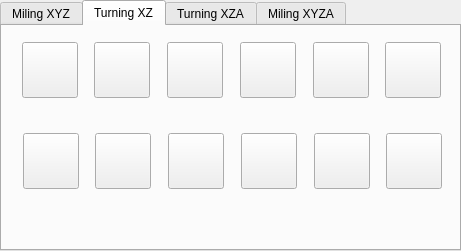
   <widget class="QTabWidget" name="tabWidget_7">
    <property name="geometry">
     <rect>
      <x>280</x>
      <y>10</y>
      <width>461</width>
      <height>251</height>
     </rect>
    </property>
    <property name="currentIndex">
     <number>1</number>
    </property>
    <property name="iconSize">
     <size>
      <width>32</width>
      <height>32</height>
     </size>
    </property>
    <widget class="QWidget" name="tab_23">
     <attribute name="title">
      <string>Miling XYZ</string>
     </attribute>
    </widget>
    <widget class="QWidget" name="tab_24">
     <attribute name="title">
      <string>Turning XZ</string>
     </attribute>
     <widget class="QWidget" name="horizontalLayoutWidget_24">
      <property name="geometry">
       <rect>
        <x>9</x>
        <y>9</y>
        <width>441</width>
        <height>71</height>
       </rect>
      </property>
      <layout class="QHBoxLayout" name="horizontalLayout_25">
       <item>
        <spacer name="horizontalSpacer_77">
         <property name="orientation">
          <enum>Qt::Horizontal</enum>
         </property>
         <property name="sizeHint" stdset="0">
          <size>
           <width>40</width>
           <height>20</height>
          </size>
         </property>
        </spacer>
       </item>
       <item>
        <widget class="QToolButton" name="toolButton_37">
         <property name="minimumSize">
          <size>
           <width>56</width>
           <height>56</height>
          </size>
         </property>
         <property name="acceptDrops">
          <bool>false</bool>
         </property>
         <property name="toolTip">
          <string>&lt;html&gt;&lt;head/&gt;&lt;body&gt;&lt;p&gt;WorkBeanch&lt;/p&gt;&lt;/body&gt;&lt;/html&gt;</string>
         </property>
         <property name="toolTipDuration">
          <number>0</number>
         </property>
         <property name="text">
          <string/>
         </property>
         <property name="icon">
          <iconset>
           <normaloff>Icon/icons/FEM_ConstraintInitialTemperature.svg</normaloff>Icon/icons/FEM_ConstraintInitialTemperature.svg</iconset>
         </property>
         <property name="iconSize">
          <size>
           <width>48</width>
           <height>48</height>
          </size>
         </property>
         <property name="checkable">
          <bool>false</bool>
         </property>
         <property name="popupMode">
          <enum>QToolButton::DelayedPopup</enum>
         </property>
         <property name="toolButtonStyle">
          <enum>Qt::ToolButtonIconOnly</enum>
         </property>
         <property name="arrowType">
          <enum>Qt::NoArrow</enum>
         </property>
        </widget>
       </item>
       <item>
        <spacer name="horizontalSpacer_79">
         <property name="orientation">
          <enum>Qt::Horizontal</enum>
         </property>
         <property name="sizeHint" stdset="0">
          <size>
           <width>40</width>
           <height>20</height>
          </size>
         </property>
        </spacer>
       </item>
       <item>
        <widget class="QToolButton" name="toolButton_42">
         <property name="minimumSize">
          <size>
           <width>56</width>
           <height>56</height>
          </size>
         </property>
         <property name="acceptDrops">
          <bool>false</bool>
         </property>
         <property name="toolTipDuration">
          <number>0</number>
         </property>
         <property name="text">
          <string/>
         </property>
         <property name="icon">
          <iconset>
           <normaloff>Icon/svg/rysunek.svg</normaloff>Icon/svg/rysunek.svg</iconset>
         </property>
         <property name="iconSize">
          <size>
           <width>48</width>
           <height>48</height>
          </size>
         </property>
         <property name="checkable">
          <bool>false</bool>
         </property>
         <property name="popupMode">
          <enum>QToolButton::DelayedPopup</enum>
         </property>
         <property name="toolButtonStyle">
          <enum>Qt::ToolButtonIconOnly</enum>
         </property>
         <property name="arrowType">
          <enum>Qt::NoArrow</enum>
         </property>
        </widget>
       </item>
       <item>
        <spacer name="horizontalSpacer_80">
         <property name="orientation">
          <enum>Qt::Horizontal</enum>
         </property>
         <property name="sizeHint" stdset="0">
          <size>
           <width>40</width>
           <height>20</height>
          </size>
         </property>
        </spacer>
       </item>
       <item>
        <widget class="QToolButton" name="toolButton_38">
         <property name="minimumSize">
          <size>
           <width>56</width>
           <height>56</height>
          </size>
         </property>
         <property name="acceptDrops">
          <bool>false</bool>
         </property>
         <property name="toolTipDuration">
          <number>0</number>
         </property>
         <property name="text">
          <string/>
         </property>
         <property name="icon">
          <iconset>
           <normaloff>Icon/svg/rysunek_3.svg</normaloff>Icon/svg/rysunek_3.svg</iconset>
         </property>
         <property name="iconSize">
          <size>
           <width>48</width>
           <height>48</height>
          </size>
         </property>
         <property name="checkable">
          <bool>false</bool>
         </property>
         <property name="popupMode">
          <enum>QToolButton::DelayedPopup</enum>
         </property>
         <property name="toolButtonStyle">
          <enum>Qt::ToolButtonIconOnly</enum>
         </property>
         <property name="arrowType">
          <enum>Qt::NoArrow</enum>
         </property>
        </widget>
       </item>
       <item>
        <spacer name="horizontalSpacer_78">
         <property name="orientation">
          <enum>Qt::Horizontal</enum>
         </property>
         <property name="sizeHint" stdset="0">
          <size>
           <width>40</width>
           <height>20</height>
          </size>
         </property>
        </spacer>
       </item>
       <item>
        <widget class="QToolButton" name="toolButton_39">
         <property name="minimumSize">
          <size>
           <width>56</width>
           <height>56</height>
          </size>
         </property>
         <property name="acceptDrops">
          <bool>false</bool>
         </property>
         <property name="toolTipDuration">
          <number>0</number>
         </property>
         <property name="text">
          <string/>
         </property>
         <property name="icon">
          <iconset>
           <normaloff>Icon/icons/FEM_ConstraintInitialTemperature.svg</normaloff>Icon/icons/FEM_ConstraintInitialTemperature.svg</iconset>
         </property>
         <property name="iconSize">
          <size>
           <width>16</width>
           <height>16</height>
          </size>
         </property>
         <property name="checkable">
          <bool>false</bool>
         </property>
         <property name="popupMode">
          <enum>QToolButton::DelayedPopup</enum>
         </property>
         <property name="toolButtonStyle">
          <enum>Qt::ToolButtonIconOnly</enum>
         </property>
         <property name="arrowType">
          <enum>Qt::NoArrow</enum>
         </property>
        </widget>
       </item>
       <item>
        <spacer name="horizontalSpacer_75">
         <property name="orientation">
          <enum>Qt::Horizontal</enum>
         </property>
         <property name="sizeHint" stdset="0">
          <size>
           <width>40</width>
           <height>20</height>
          </size>
         </property>
        </spacer>
       </item>
       <item>
        <widget class="QToolButton" name="toolButton_40">
         <property name="minimumSize">
          <size>
           <width>56</width>
           <height>56</height>
          </size>
         </property>
         <property name="acceptDrops">
          <bool>false</bool>
         </property>
         <property name="toolTipDuration">
          <number>0</number>
         </property>
         <property name="text">
          <string/>
         </property>
         <property name="icon">
          <iconset>
           <normaloff>Icon/icons/FEM_ConstraintInitialTemperature.svg</normaloff>Icon/icons/FEM_ConstraintInitialTemperature.svg</iconset>
         </property>
         <property name="checkable">
          <bool>false</bool>
         </property>
         <property name="popupMode">
          <enum>QToolButton::DelayedPopup</enum>
         </property>
         <property name="toolButtonStyle">
          <enum>Qt::ToolButtonIconOnly</enum>
         </property>
         <property name="arrowType">
          <enum>Qt::NoArrow</enum>
         </property>
        </widget>
       </item>
       <item>
        <spacer name="horizontalSpacer_76">
         <property name="orientation">
          <enum>Qt::Horizontal</enum>
         </property>
         <property name="sizeHint" stdset="0">
          <size>
           <width>40</width>
           <height>20</height>
          </size>
         </property>
        </spacer>
       </item>
       <item>
        <widget class="QToolButton" name="toolButton_41">
         <property name="minimumSize">
          <size>
           <width>56</width>
           <height>56</height>
          </size>
         </property>
         <property name="acceptDrops">
          <bool>false</bool>
         </property>
         <property name="toolTipDuration">
          <number>0</number>
         </property>
         <property name="text">
          <string/>
         </property>
         <property name="icon">
          <iconset>
           <normaloff>Icon/icons/FEM_ConstraintInitialTemperature.svg</normaloff>Icon/icons/FEM_ConstraintInitialTemperature.svg</iconset>
         </property>
         <property name="checkable">
          <bool>false</bool>
         </property>
         <property name="popupMode">
          <enum>QToolButton::DelayedPopup</enum>
         </property>
         <property name="toolButtonStyle">
          <enum>Qt::ToolButtonIconOnly</enum>
         </property>
         <property name="arrowType">
          <enum>Qt::NoArrow</enum>
         </property>
        </widget>
       </item>
       <item>
        <spacer name="horizontalSpacer_74">
         <property name="orientation">
          <enum>Qt::Horizontal</enum>
         </property>
         <property name="sizeHint" stdset="0">
          <size>
           <width>40</width>
           <height>20</height>
          </size>
         </property>
        </spacer>
       </item>
      </layout>
     </widget>
     <widget class="QWidget" name="horizontalLayoutWidget_25">
      <property name="geometry">
       <rect>
        <x>10</x>
        <y>100</y>
        <width>441</width>
        <height>71</height>
       </rect>
      </property>
      <layout class="QHBoxLayout" name="horizontalLayout_26">
       <item>
        <spacer name="horizontalSpacer_81">
         <property name="orientation">
          <enum>Qt::Horizontal</enum>
         </property>
         <property name="sizeHint" stdset="0">
          <size>
           <width>40</width>
           <height>20</height>
          </size>
         </property>
        </spacer>
       </item>
       <item>
        <widget class="QToolButton" name="toolButton_43">
         <property name="minimumSize">
          <size>
           <width>56</width>
           <height>56</height>
          </size>
         </property>
         <property name="acceptDrops">
          <bool>false</bool>
         </property>
         <property name="toolTip">
          <string>&lt;html&gt;&lt;head/&gt;&lt;body&gt;&lt;p&gt;WorkBeanch&lt;/p&gt;&lt;/body&gt;&lt;/html&gt;</string>
         </property>
         <property name="toolTipDuration">
          <number>0</number>
         </property>
         <property name="text">
          <string/>
         </property>
         <property name="icon">
          <iconset>
           <normaloff>Icon/svg/rysunek_4.svg</normaloff>Icon/svg/rysunek_4.svg</iconset>
         </property>
         <property name="iconSize">
          <size>
           <width>48</width>
           <height>48</height>
          </size>
         </property>
         <property name="checkable">
          <bool>false</bool>
         </property>
         <property name="popupMode">
          <enum>QToolButton::DelayedPopup</enum>
         </property>
         <property name="toolButtonStyle">
          <enum>Qt::ToolButtonIconOnly</enum>
         </property>
         <property name="arrowType">
          <enum>Qt::NoArrow</enum>
         </property>
        </widget>
       </item>
       <item>
        <spacer name="horizontalSpacer_82">
         <property name="orientation">
          <enum>Qt::Horizontal</enum>
         </property>
         <property name="sizeHint" stdset="0">
          <size>
           <width>40</width>
           <height>20</height>
          </size>
         </property>
        </spacer>
       </item>
       <item>
        <widget class="QToolButton" name="toolButton_44">
         <property name="minimumSize">
          <size>
           <width>56</width>
           <height>56</height>
          </size>
         </property>
         <property name="acceptDrops">
          <bool>false</bool>
         </property>
         <property name="toolTipDuration">
          <number>0</number>
         </property>
         <property name="text">
          <string/>
         </property>
         <property name="icon">
          <iconset>
           <normaloff>Icon/svg/rysunek_1.png</normaloff>Icon/svg/rysunek_1.png</iconset>
         </property>
         <property name="iconSize">
          <size>
           <width>48</width>
           <height>48</height>
          </size>
         </property>
         <property name="checkable">
          <bool>false</bool>
         </property>
         <property name="popupMode">
          <enum>QToolButton::DelayedPopup</enum>
         </property>
         <property name="toolButtonStyle">
          <enum>Qt::ToolButtonIconOnly</enum>
         </property>
         <property name="arrowType">
          <enum>Qt::NoArrow</enum>
         </property>
        </widget>
       </item>
       <item>
        <spacer name="horizontalSpacer_146">
         <property name="orientation">
          <enum>Qt::Horizontal</enum>
         </property>
         <property name="sizeHint" stdset="0">
          <size>
           <width>40</width>
           <height>20</height>
          </size>
         </property>
        </spacer>
       </item>
       <item>
        <widget class="QToolButton" name="toolButton_45">
         <property name="minimumSize">
          <size>
           <width>56</width>
           <height>56</height>
          </size>
         </property>
         <property name="acceptDrops">
          <bool>false</bool>
         </property>
         <property name="toolTipDuration">
          <number>0</number>
         </property>
         <property name="text">
          <string/>
         </property>
         <property name="icon">
          <iconset>
           <normaloff>Icon/svg/rysunek_2.svg</normaloff>Icon/svg/rysunek_2.svg</iconset>
         </property>
         <property name="iconSize">
          <size>
           <width>48</width>
           <height>48</height>
          </size>
         </property>
         <property name="checkable">
          <bool>false</bool>
         </property>
         <property name="popupMode">
          <enum>QToolButton::DelayedPopup</enum>
         </property>
         <property name="toolButtonStyle">
          <enum>Qt::ToolButtonIconOnly</enum>
         </property>
         <property name="arrowType">
          <enum>Qt::NoArrow</enum>
         </property>
        </widget>
       </item>
       <item>
        <spacer name="horizontalSpacer_147">
         <property name="orientation">
          <enum>Qt::Horizontal</enum>
         </property>
         <property name="sizeHint" stdset="0">
          <size>
           <width>40</width>
           <height>20</height>
          </size>
         </property>
        </spacer>
       </item>
       <item>
        <widget class="QToolButton" name="toolButton_46">
         <property name="minimumSize">
          <size>
           <width>56</width>
           <height>56</height>
          </size>
         </property>
         <property name="acceptDrops">
          <bool>false</bool>
         </property>
         <property name="toolTipDuration">
          <number>0</number>
         </property>
         <property name="text">
          <string/>
         </property>
         <property name="icon">
          <iconset>
           <normaloff>Icon/icons/FEM_ConstraintInitialTemperature.svg</normaloff>Icon/icons/FEM_ConstraintInitialTemperature.svg</iconset>
         </property>
         <property name="checkable">
          <bool>false</bool>
         </property>
         <property name="popupMode">
          <enum>QToolButton::DelayedPopup</enum>
         </property>
         <property name="toolButtonStyle">
          <enum>Qt::ToolButtonIconOnly</enum>
         </property>
         <property name="arrowType">
          <enum>Qt::NoArrow</enum>
         </property>
        </widget>
       </item>
       <item>
        <spacer name="horizontalSpacer_148">
         <property name="orientation">
          <enum>Qt::Horizontal</enum>
         </property>
         <property name="sizeHint" stdset="0">
          <size>
           <width>40</width>
           <height>20</height>
          </size>
         </property>
        </spacer>
       </item>
       <item>
        <widget class="QToolButton" name="toolButton_47">
         <property name="minimumSize">
          <size>
           <width>56</width>
           <height>56</height>
          </size>
         </property>
         <property name="acceptDrops">
          <bool>false</bool>
         </property>
         <property name="toolTipDuration">
          <number>0</number>
         </property>
         <property name="text">
          <string/>
         </property>
         <property name="icon">
          <iconset>
           <normaloff>Icon/icons/FEM_ConstraintInitialTemperature.svg</normaloff>Icon/icons/FEM_ConstraintInitialTemperature.svg</iconset>
         </property>
         <property name="checkable">
          <bool>false</bool>
         </property>
         <property name="popupMode">
          <enum>QToolButton::DelayedPopup</enum>
         </property>
         <property name="toolButtonStyle">
          <enum>Qt::ToolButtonIconOnly</enum>
         </property>
         <property name="arrowType">
          <enum>Qt::NoArrow</enum>
         </property>
        </widget>
       </item>
       <item>
        <spacer name="horizontalSpacer_149">
         <property name="orientation">
          <enum>Qt::Horizontal</enum>
         </property>
         <property name="sizeHint" stdset="0">
          <size>
           <width>40</width>
           <height>20</height>
          </size>
         </property>
        </spacer>
       </item>
       <item>
        <widget class="QToolButton" name="toolButton_48">
         <property name="minimumSize">
          <size>
           <width>56</width>
           <height>56</height>
          </size>
         </property>
         <property name="acceptDrops">
          <bool>false</bool>
         </property>
         <property name="toolTipDuration">
          <number>0</number>
         </property>
         <property name="text">
          <string/>
         </property>
         <property name="icon">
          <iconset>
           <normaloff>Icon/icons/FEM_ConstraintInitialTemperature.svg</normaloff>Icon/icons/FEM_ConstraintInitialTemperature.svg</iconset>
         </property>
         <property name="checkable">
          <bool>false</bool>
         </property>
         <property name="popupMode">
          <enum>QToolButton::DelayedPopup</enum>
         </property>
         <property name="toolButtonStyle">
          <enum>Qt::ToolButtonIconOnly</enum>
         </property>
         <property name="arrowType">
          <enum>Qt::NoArrow</enum>
         </property>
        </widget>
       </item>
       <item>
        <spacer name="horizontalSpacer_150">
         <property name="orientation">
          <enum>Qt::Horizontal</enum>
         </property>
         <property name="sizeHint" stdset="0">
          <size>
           <width>40</width>
           <height>20</height>
          </size>
         </property>
        </spacer>
       </item>
      </layout>
     </widget>
    </widget>
    <widget class="QWidget" name="tab_25">
     <attribute name="title">
      <string>Turning XZA</string>
     </attribute>
    </widget>
    <widget class="QWidget" name="tab_26">
     <attribute name="title">
      <string>Miling XYZA</string>
     </attribute>
    </widget>
   </widget>
